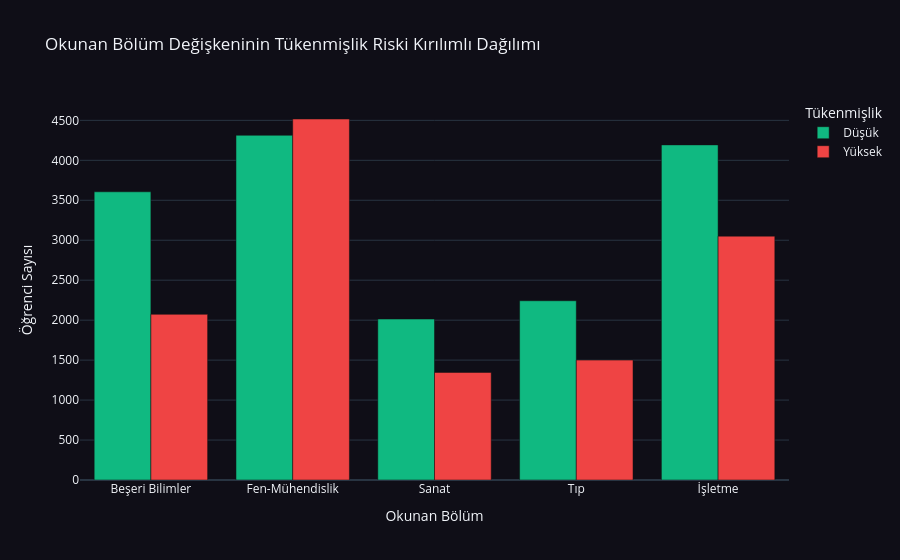
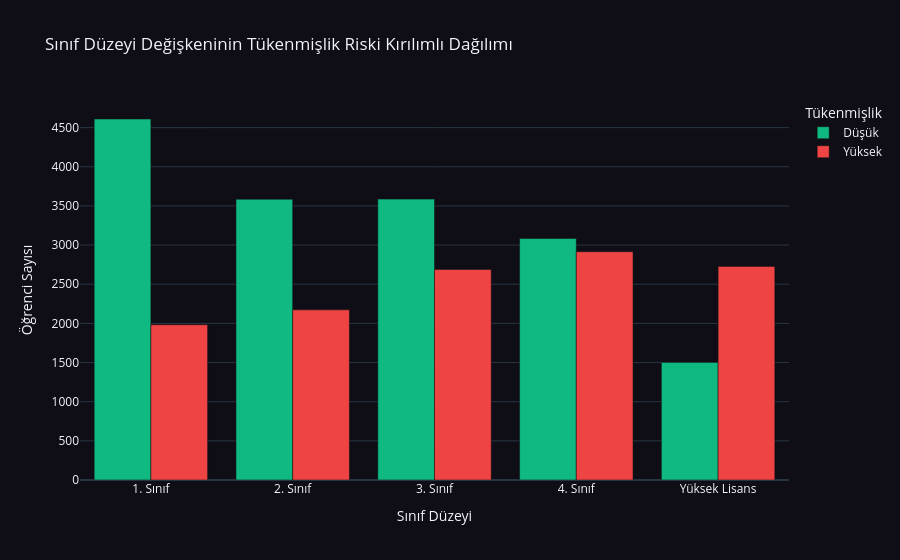
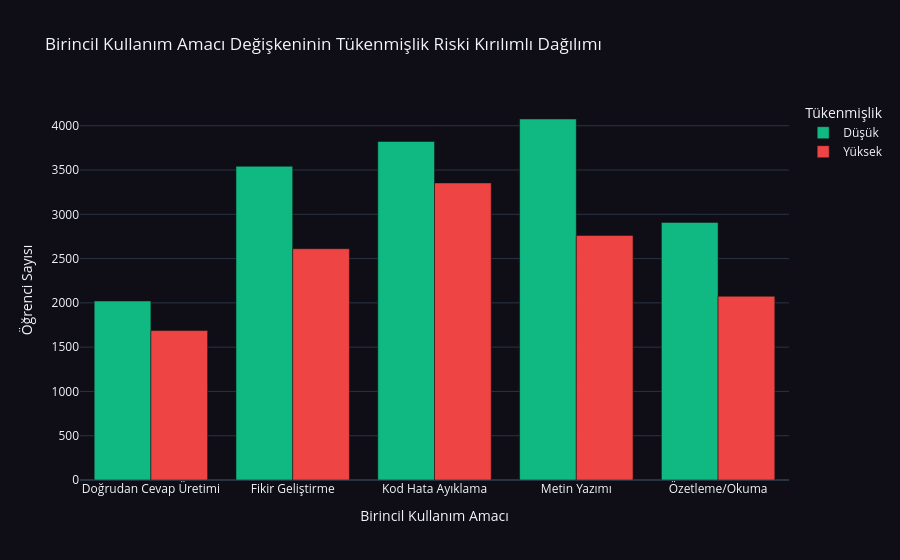

Notebook source saved alongside these figures, in order:
### Markdown cell above
<div style="background:linear-gradient(135deg,#0d1117 0%,#161b22 100%);padding:20px 24px;border-radius:12px;border:1px solid rgba(167,139,250,0.15);margin-top:12px;box-shadow:0 4px 20px rgba(0,0,0,0.3);">
<div style="display:flex;align-items:center;gap:8px;margin-bottom:10px;">
<div style="width:3px;height:18px;background:linear-gradient(180deg,#a78bfa,#7c3aed);border-radius:1.5px;flex-shrink:0;"></div>
<h4 style="color:#c7d2fe;font-size:0.95em;font-weight:700;margin:0;">Veri Analisti Yorumu (Tekil Değişkenlerin Hedef Değişken ile Olan İlişkisi)</h4>
</div>
<p style="color:#cbd5e1;font-size:0.83em;line-height:1.5;margin:0;">
Sayısal değişkenlerin hedef risk seviyeleri kırılımındaki kutu grafikleri (box-plot) ve dağılımları incelendiğinde son derece önemli çıkarımlar elde edilmiştir:
<br>1. <strong>Weekly_GenAI_Hours & Perceived_AI_Dependency:</strong> Haftalık YZ kullanım saatleri arttıkça ve bağımlılık algısı yükseldikçe, öğrencilerin ezici çoğunluğunun <strong>High</strong> risk grubunda toplandığı görülmektedir. Bu iki değişken en güçlü risk belirleyicileridir.
<br>2. <strong>Traditional_Study_Hours:</strong> Geleneksel yöntemlerle çalışmaya daha fazla zaman ayıran öğrencilerin tükenmişlik riskinin azaldığı (negatif ilişki) gözlenmektedir. Bu durum geleneksel ders çalışmanın koruyucu etkisini doğrular.
<br>3. <strong>Anxiety_Level_During_Exams:</strong> Sınav anksiyetesi yüksek olan öğrencilerin High risk seviyesine girme eğilimi çok daha yüksektir.
<br>4. <strong>Tool_Diversity:</strong> Çok sayıda farklı YZ aracının aynı anda kullanılması (4 veya 5 araç), box plot yerine bar grafiklerinden de görüleceği üzere bilişsel adaptasyon yükünü artırarak risk düzeyini hafifçe yukarı taşımaktadır.
<br>5. <strong>Beceri Kalıcılık Skoru:</strong> Zayıf hafıza kalıcılık skoruna sahip öğrencilerde tükenmişlik riski daha yaygındır. (GPA bloğu ablation kararıyla modelden çıkarıldı.)
</p>
</div>

### Code cell
# 2.6 Kategorik Değişkenlerin Dağılımları
cat_cols = ['Okunan Bölüm', 'Sınıf Düzeyi', 'Birincil Kullanım Amacı',
            'Prompt Yazma Becerisi', 'Ücretli Abonelik', 'Kurum Politikası']
colors = {'Düşük': '#10b981', 'Yüksek': '#ef4444'}

for col in cat_cols:
    temp_df = df.copy()
    # Ücretli Abonelik bool kolonu görsel için Türkçe etikete çevriliyor (df'te bool kalır)
    if temp_df[col].dtype == 'bool':
        temp_df[col] = temp_df[col].map({True: 'Abonelik Var', False: 'Abonelik Yok'})

    plot_data = temp_df.groupby([col, TARGET], observed=True).size().reset_index(name='Öğrenci Sayısı')

    fig = px.bar(
        plot_data,
        x=col,
        y='Öğrenci Sayısı',
        color=TARGET,
        color_discrete_map=colors,
        title=f"{col} Değişkeninin Tükenmişlik Riski Kırılımlı Dağılımı",
        barmode='group'
    )

    fig.update_layout(
        template="plotly_dark",
        paper_bgcolor='#0a0e1a',
        plot_bgcolor='#0a0e1a',
        xaxis_title=col,
        yaxis_title="Öğrenci Sayısı"
    )
    fig.show()

    try:
        fig.write_image(f"{FIGURES_DIR}eda_categorical_{col}.png", scale=2)
    except Exception:
        pass

### Figure 1 — Plotly figure (JSON) as saved in the notebook; plotly's stock layout.template omitted (floating-point values rounded to 4 significant figures)
{"data": [{"alignmentgroup": "True", "hovertemplate": "Tükenmişlik=Düşük<br>Okunan Bölüm=%{x}<br>Öğrenci Sayısı=%{y}<extra></extra>", "legendgroup": "Düşük", "marker": {"color": "#10b981", "pattern": {"shape": ""}}, "name": "Düşük", "offsetgroup": "Düşük", "orientation": "v", "showlegend": true, "textposition": "auto", "type": "bar", "x": ["Beşeri Bilimler", "Fen-Mühendislik", "Sanat", "Tıp", "İşletme"], "xaxis": "x", "y": [3606, 4313, 2014, 2243, 4193], "yaxis": "y"}, {"alignmentgroup": "True", "hovertemplate": "Tükenmişlik=Yüksek<br>Okunan Bölüm=%{x}<br>Öğrenci Sayısı=%{y}<extra></extra>", "legendgroup": "Yüksek", "marker": {"color": "#ef4444", "pattern": {"shape": ""}}, "name": "Yüksek", "offsetgroup": "Yüksek", "orientation": "v", "showlegend": true, "textposition": "auto", "type": "bar", "x": ["Beşeri Bilimler", "Fen-Mühendislik", "Sanat", "Tıp", "İşletme"], "xaxis": "x", "y": [2073, 4517, 1346, 1500, 3051], "yaxis": "y"}], "layout": {"barmode": "group", "legend": {"title": {"text": "Tükenmişlik"}, "tracegroupgap": 0}, "paper_bgcolor": "#0f0e17", "plot_bgcolor": "#0f0e17", "title": {"text": "Okunan Bölüm Değişkeninin Tükenmişlik Riski Kırılımlı Dağılımı"}, "xaxis": {"anchor": "y", "domain": [0, 1], "title": {"text": "Okunan Bölüm"}}, "yaxis": {"anchor": "x", "domain": [0, 1], "title": {"text": "Öğrenci Sayısı"}}}}

### Figure 2 — Plotly figure (JSON) as saved in the notebook; plotly's stock layout.template omitted (floating-point values rounded to 4 significant figures)
{"data": [{"alignmentgroup": "True", "hovertemplate": "Tükenmişlik=Düşük<br>Sınıf Düzeyi=%{x}<br>Öğrenci Sayısı=%{y}<extra></extra>", "legendgroup": "Düşük", "marker": {"color": "#10b981", "pattern": {"shape": ""}}, "name": "Düşük", "offsetgroup": "Düşük", "orientation": "v", "showlegend": true, "textposition": "auto", "type": "bar", "x": ["1. Sınıf", "2. Sınıf", "3. Sınıf", "4. Sınıf", "Yüksek Lisans"], "xaxis": "x", "y": [4610, 3585, 3587, 3085, 1502], "yaxis": "y"}, {"alignmentgroup": "True", "hovertemplate": "Tükenmişlik=Yüksek<br>Sınıf Düzeyi=%{x}<br>Öğrenci Sayısı=%{y}<extra></extra>", "legendgroup": "Yüksek", "marker": {"color": "#ef4444", "pattern": {"shape": ""}}, "name": "Yüksek", "offsetgroup": "Yüksek", "orientation": "v", "showlegend": true, "textposition": "auto", "type": "bar", "x": ["1. Sınıf", "2. Sınıf", "3. Sınıf", "4. Sınıf", "Yüksek Lisans"], "xaxis": "x", "y": [1983, 2173, 2688, 2915, 2728], "yaxis": "y"}], "layout": {"barmode": "group", "legend": {"title": {"text": "Tükenmişlik"}, "tracegroupgap": 0}, "paper_bgcolor": "#0f0e17", "plot_bgcolor": "#0f0e17", "title": {"text": "Sınıf Düzeyi Değişkeninin Tükenmişlik Riski Kırılımlı Dağılımı"}, "xaxis": {"anchor": "y", "domain": [0, 1], "title": {"text": "Sınıf Düzeyi"}}, "yaxis": {"anchor": "x", "domain": [0, 1], "title": {"text": "Öğrenci Sayısı"}}}}

### Figure 3 — Plotly figure (JSON) as saved in the notebook; plotly's stock layout.template omitted (floating-point values rounded to 4 significant figures)
{"data": [{"alignmentgroup": "True", "hovertemplate": "Tükenmişlik=Düşük<br>Birincil Kullanım Amacı=%{x}<br>Öğrenci Sayısı=%{y}<extra></extra>", "legendgroup": "Düşük", "marker": {"color": "#10b981", "pattern": {"shape": ""}}, "name": "Düşük", "offsetgroup": "Düşük", "orientation": "v", "showlegend": true, "textposition": "auto", "type": "bar", "x": ["Doğrudan Cevap Üretimi", "Fikir Geliştirme", "Kod Hata Ayıklama", "Metin Yazımı", "Özetleme/Okuma"], "xaxis": "x", "y": [2021, 3542, 3822, 4076, 2908], "yaxis": "y"}, {"alignmentgroup": "True", "hovertemplate": "Tükenmişlik=Yüksek<br>Birincil Kullanım Amacı=%{x}<br>Öğrenci Sayısı=%{y}<extra></extra>", "legendgroup": "Yüksek", "marker": {"color": "#ef4444", "pattern": {"shape": ""}}, "name": "Yüksek", "offsetgroup": "Yüksek", "orientation": "v", "showlegend": true, "textposition": "auto", "type": "bar", "x": ["Doğrudan Cevap Üretimi", "Fikir Geliştirme", "Kod Hata Ayıklama", "Metin Yazımı", "Özetleme/Okuma"], "xaxis": "x", "y": [1687, 2611, 3354, 2761, 2074], "yaxis": "y"}], "layout": {"barmode": "group", "legend": {"title": {"text": "Tükenmişlik"}, "tracegroupgap": 0}, "paper_bgcolor": "#0f0e17", "plot_bgcolor": "#0f0e17", "title": {"text": "Birincil Kullanım Amacı Değişkeninin Tükenmişlik Riski Kırılımlı Dağılımı"}, "xaxis": {"anchor": "y", "domain": [0, 1], "title": {"text": "Birincil Kullanım Amacı"}}, "yaxis": {"anchor": "x", "domain": [0, 1], "title": {"text": "Öğrenci Sayısı"}}}}
